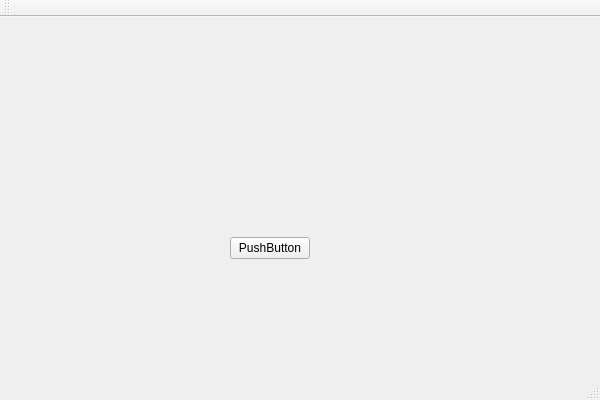
<?xml version="1.0" encoding="UTF-8"?>
<ui version="4.0">
 <class>InnovationControlStationClass</class>
 <widget class="QMainWindow" name="InnovationControlStationClass">
  <property name="geometry">
   <rect>
    <x>0</x>
    <y>0</y>
    <width>600</width>
    <height>400</height>
   </rect>
  </property>
  <property name="windowTitle">
   <string>InnovationControlStation</string>
  </property>
  <widget class="QWidget" name="centralWidget">
   <widget class="QPushButton" name="pushButton">
    <property name="geometry">
     <rect>
      <x>230</x>
      <y>220</y>
      <width>80</width>
      <height>22</height>
     </rect>
    </property>
    <property name="text">
     <string>PushButton</string>
    </property>
   </widget>
  </widget>
  <widget class="QToolBar" name="mainToolBar">
   <attribute name="toolBarArea">
    <enum>TopToolBarArea</enum>
   </attribute>
   <attribute name="toolBarBreak">
    <bool>false</bool>
   </attribute>
  </widget>
  <widget class="QStatusBar" name="statusBar"/>
 </widget>
 <layoutdefault spacing="6" margin="11"/>
 <resources>
  <include location="InnovationControlStation.qrc"/>
 </resources>
 <connections/>
</ui>
